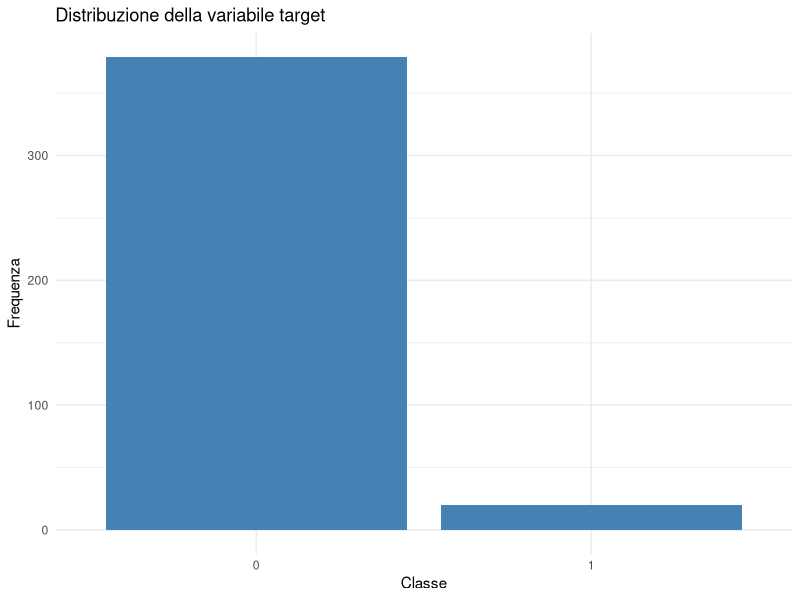
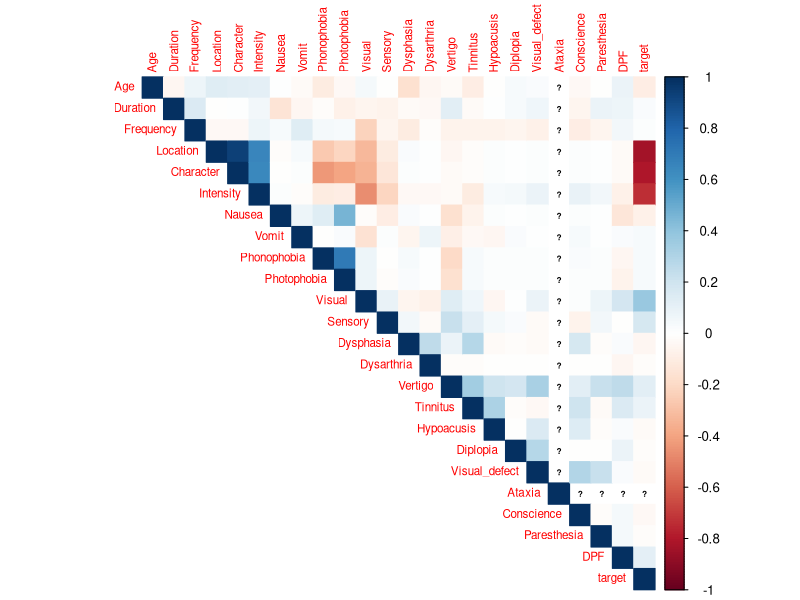
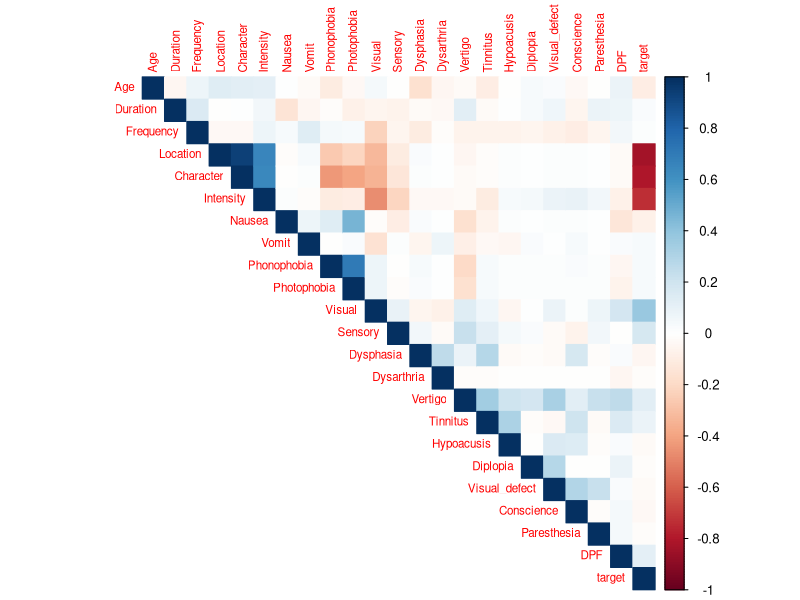
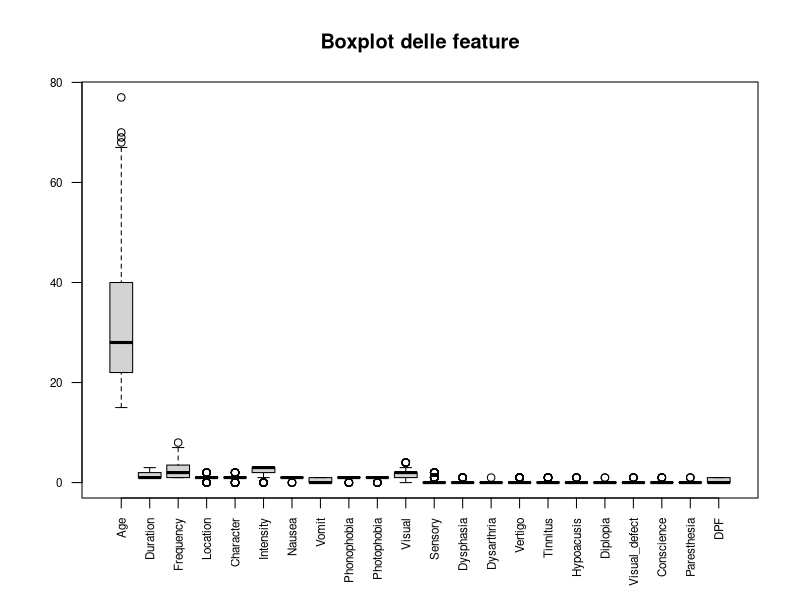
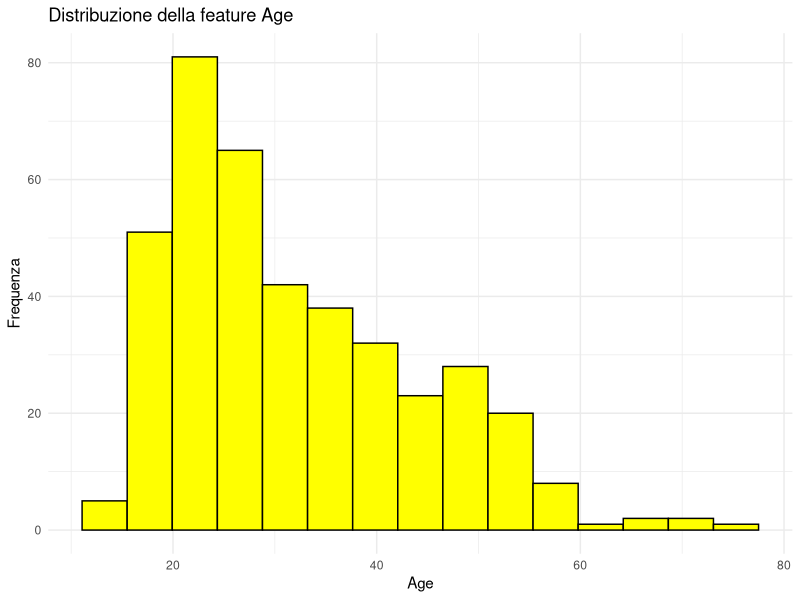
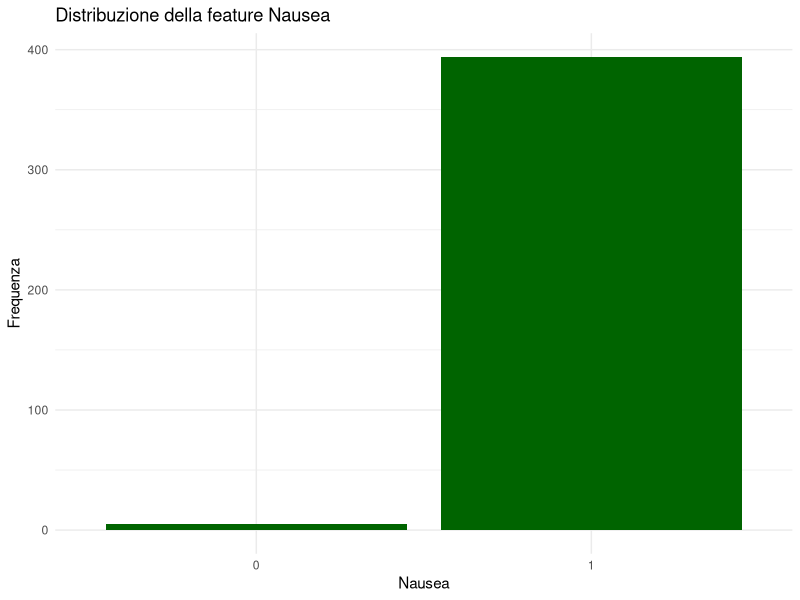
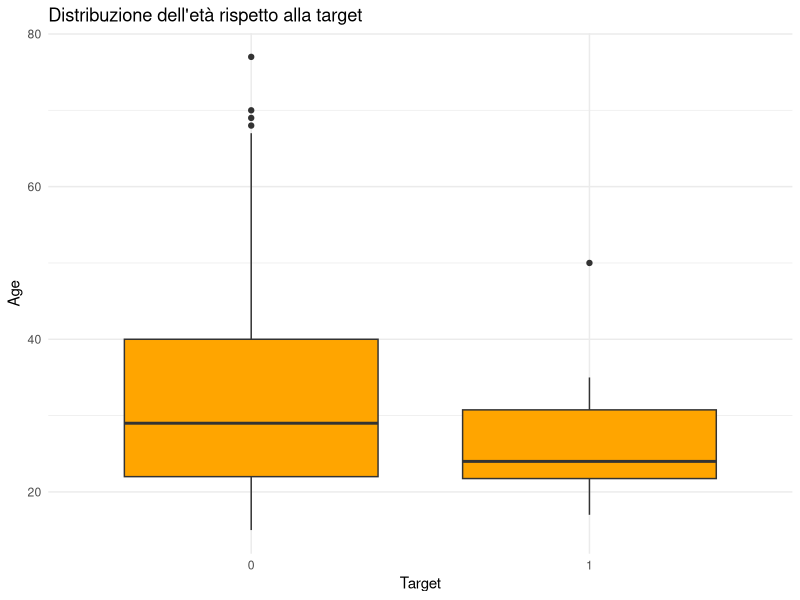

The R source for these figures, in order:
# Librerie
library(readr)
library(dplyr)
library(ggplot2)
library(corrplot)
library(caret)
library(psych)

# Caricamento dataset
dataset <- read.csv("Migraine_onevsrest_3.csv")

# Prime righe
head(dataset)

# Dimensioni dataset
dim(dataset)

# Nomi colonne
colnames(dataset)

# Struttura dataset
str(dataset)

# Statistiche descrittive
summary(dataset)

# Controllo valori mancanti
colSums(is.na(dataset))

# Distribuzione target
table(dataset$target)

# Percentuali target
prop.table(table(dataset$target))
# Grafico distribuzione target
ggplot(dataset, aes(x = as.factor(target))) +
  geom_bar(fill = "steelblue") +
  labs(
    title = "Distribuzione della variabile target",
    x = "Classe",
    y = "Frequenza"
  ) +
  theme_minimal()
# Matrice di correlazione
cor_matrix <- cor(dataset)

# Visualizzazione grafica heatmap (matrice di correlazione)
corrplot(cor_matrix,
         method = "color",
         type = "upper",
         tl.cex = 0.7,
         number.cex = 0.5)
# Numero valori unici per feature (ho verificato se Ataxia avesse un unico valore)
sapply(dataset, function(x) length(unique(x)))
# Rimozione feature costante Ataxia
dataset <- dataset %>%
  select(-Ataxia)
# Nuova matrice di correlazione senza la feature Ataxia
cor_matrix <- cor(dataset)

# Nuova heatmap (matrice di correlazione)
corrplot(cor_matrix,
         method = "color",
         type = "upper",
         tl.cex = 0.7)
# Boxplot delle feature
boxplot(dataset[,1:(ncol(dataset)-1)],
        las = 2,
        main = "Boxplot delle feature",
        cex.axis = 0.7)
# Istogramma della feature Age
ggplot(dataset, aes(x = Age)) +
  geom_histogram(bins = 15,
                 fill = "yellow",
                 color = "black") +
  labs(
    title = "Distribuzione della feature Age",
    x = "Age",
    y = "Frequenza"
  ) +
  theme_minimal()

# Barplot feature Nausea
ggplot(dataset, aes(x = as.factor(Nausea))) +
  geom_bar(fill = "darkgreen") +
  labs(
    title = "Distribuzione della feature Nausea",
    x = "Nausea",
    y = "Frequenza"
  ) +
  theme_minimal()
# Boxplot Age vs Target
ggplot(dataset, aes(x = as.factor(target), y = Age)) +
  geom_boxplot(fill = "orange") +
  labs(
    title = "Distribuzione dell'età rispetto alla target",
    x = "Target",
    y = "Age"
  ) +
  theme_minimal()
# PREPROCESSING PER IL MODELLO
# Il metodo factor converte la variabile target da numerica a categoriale
dataset$target <- as.factor(dataset$target)
# Train/Test split
set.seed(123)

trainIndex <- createDataPartition(dataset$target,
                                  p = 0.8,
                                  list = FALSE)

train_data <- dataset[trainIndex, ]
test_data  <- dataset[-trainIndex, ]

# Controllo dimensioni
dim(train_data)
dim(test_data)

# Controllo distribuzione target nei due set
table(train_data$target)
table(test_data$target)

# Controllo variabilità Diplopia
table(train_data$Diplopia)
table(test_data$Diplopia)

# Rimozione Diplopia da train e test perché nel training set è costante
train_data <- train_data %>%
  select(-Diplopia)

test_data <- test_data %>%
  select(-Diplopia)

# Separazione feature e target
train_x <- train_data[, colnames(train_data) != "target"]
test_x  <- test_data[, colnames(test_data) != "target"]

train_y <- train_data$target
test_y  <- test_data$target

# Scaling delle feature
preProcValues <- preProcess(train_x,
                            method = c("center", "scale"))

train_x_scaled <- predict(preProcValues, train_x)
test_x_scaled  <- predict(preProcValues, test_x)
# Dataset finali scalati
train_scaled <- cbind(train_x_scaled,
                      target = train_y)

test_scaled <- cbind(test_x_scaled,
                     target = test_y)
# Modello logistico
log_model <- glm(target ~ .,
                 data = train_scaled,
                 family = binomial)
summary(log_model)
# Probabilità predette
pred_probs <- predict(log_model,
                      test_scaled,
                      type = "response")

# Conversione classi
pred_class <- ifelse(pred_probs > 0.5, 1, 0)

pred_class <- as.factor(pred_class)

# Confusion matrix
confusionMatrix(pred_class,
                test_scaled$target)
# Confusion matrix salvata
cm <- confusionMatrix(
  pred_class,
  test_scaled$target,
  positive = "1"
)

cm

# Metriche principali
accuracy <- cm$overall["Accuracy"]
precision <- cm$byClass["Pos Pred Value"]
recall <- cm$byClass["Sensitivity"]
f1_score <- 2 * ((precision * recall) / (precision + recall))

accuracy
precision
recall
f1_score
